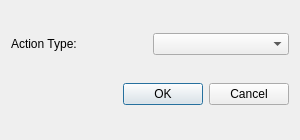
<?xml version="1.0" encoding="UTF-8"?>
<ui version="4.0">
 <class>EditActionDialog</class>
 <widget class="QDialog" name="EditActionDialog">
  <property name="windowModality">
   <enum>Qt::ApplicationModal</enum>
  </property>
  <property name="geometry">
   <rect>
    <x>0</x>
    <y>0</y>
    <width>300</width>
    <height>140</height>
   </rect>
  </property>
  <property name="sizePolicy">
   <sizepolicy hsizetype="Fixed" vsizetype="Fixed">
    <horstretch>0</horstretch>
    <verstretch>0</verstretch>
   </sizepolicy>
  </property>
  <property name="minimumSize">
   <size>
    <width>300</width>
    <height>140</height>
   </size>
  </property>
  <property name="maximumSize">
   <size>
    <width>300</width>
    <height>140</height>
   </size>
  </property>
  <property name="windowTitle">
   <string>Edit Action</string>
  </property>
  <layout class="QVBoxLayout" name="layout">
   <item>
    <layout class="QHBoxLayout" name="horizontalLayout">
     <item>
      <widget class="QLabel" name="label">
       <property name="text">
        <string>Action Type:</string>
       </property>
      </widget>
     </item>
     <item>
      <widget class="QComboBox" name="actionsMenu"/>
     </item>
    </layout>
   </item>
   <item>
    <widget class="QDialogButtonBox" name="buttonBox">
     <property name="orientation">
      <enum>Qt::Horizontal</enum>
     </property>
     <property name="standardButtons">
      <set>QDialogButtonBox::Cancel|QDialogButtonBox::Ok</set>
     </property>
    </widget>
   </item>
  </layout>
 </widget>
 <resources/>
 <connections>
  <connection>
   <sender>buttonBox</sender>
   <signal>accepted()</signal>
   <receiver>EditActionDialog</receiver>
   <slot>accept()</slot>
   <hints>
    <hint type="sourcelabel">
     <x>248</x>
     <y>254</y>
    </hint>
    <hint type="destinationlabel">
     <x>157</x>
     <y>274</y>
    </hint>
   </hints>
  </connection>
  <connection>
   <sender>buttonBox</sender>
   <signal>rejected()</signal>
   <receiver>EditActionDialog</receiver>
   <slot>reject()</slot>
   <hints>
    <hint type="sourcelabel">
     <x>316</x>
     <y>260</y>
    </hint>
    <hint type="destinationlabel">
     <x>286</x>
     <y>274</y>
    </hint>
   </hints>
  </connection>
 </connections>
</ui>
